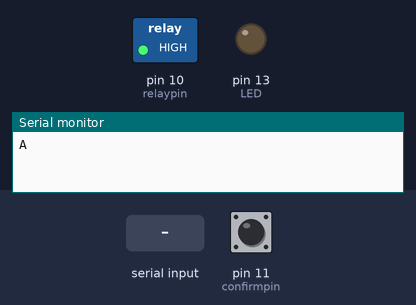
Bench run of a sketch on a simulated Arduino Uno, built with avr-gcc and run on an emulated ATmega328P. On the bench: switched loads named in the sketch (green lamp = pin HIGH), output pins drawn as LEDs (lit = HIGH), the last lines printed to the serial monitor. The inputs (shaded band) are chosen by the test bench; at power-on: pin 11 (confirmpin) HIGH. Pins used as bus, display or sensor lines are not drawn.

Above: at 3.1 s.
At 8.2 s:
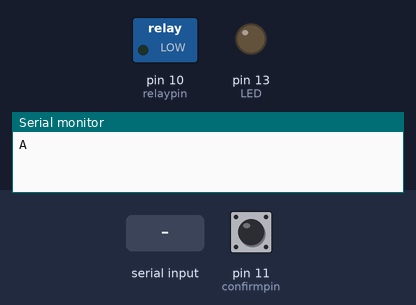
8.3 s: "K" received over Serial
13.5 s: "z" received over Serial
At 38.4 s:
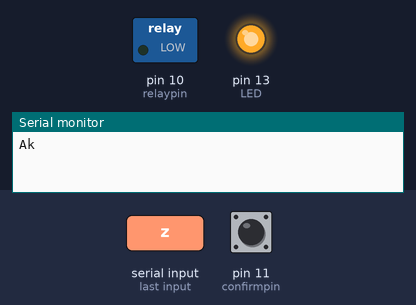
Timing chart, 0 to 57.0 s (numbered marks = the images above; inputs shaded):
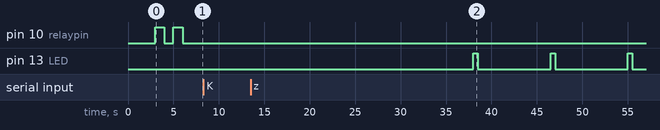

Measured:
- after the input at 13.5 s, pin 13 (LED): alternates HIGH for 0.50 s and LOW for 8.0 s, starting after 24.5 s

The sketch:

P2P-Solar-Cutoff.ino
```cpp
//periodically checks for radio message. If recieve kill signal, flip relay module. Send Confirmation that relay has been engaged.

///////////////////////////

#include <SoftwareSerial.h>  // SoftwareSerial used to communicate with the XBee from Arduino
// XBee's DOUT (TX) is connected to pin 2 (Arduino's Software RX)
// XBee's DIN (RX) is connected to pin 3 (Arduino's Software TX)
// SoftwareSerial XBee(2, 3); // RX, TX

////// VARIABLES //////

int confirmpin = 11;                 //define "read" Pin to confirm relay has been flipped

int relaypin = 10;                 //define "write" pins to control Relay module

int confirmstate = digitalRead(confirmpin);    //to handle data of current State of the relay

int bedtime = 0;              //1= its time for bed. 0= its time to stay awake.

int timeout = 0;

int tick8 = 0;

int sleeptick8s=225;   //how many sets of 8 seconds to wait before starting up again  225


////// SETUP //////

void setup() {

pinMode(relaypin, OUTPUT); //SET PINS AS OUTPUT TO RELAY MODULE

digitalWrite(relaypin, LOW);  //ground ignition at startup for safety. verify connection before allowing engine to run.
  //if battery dies overnighht well will be down in the morning.

pinMode(confirmpin,INPUT_PULLUP); //define liquid level pin mode

pinMode(13, OUTPUT);  //LED

pinMode(9, OUTPUT); //XBee sleepmode pin. High=sleep. Low=awake.

digitalWrite(9, LOW);                 //wake up XBee
delay(2000);

Serial.begin(9600);                       //START COMMUNICATING WITH XBEE

    Serial.print('A');
    digitalWrite(relaypin, LOW);
    delay(1000);

    digitalWrite(relaypin, HIGH);
    delay(1000);

    digitalWrite(relaypin, LOW);
    delay(1000);

    digitalWrite(relaypin, HIGH);
    delay(1000);

    digitalWrite(relaypin, LOW);
    delay(1000);

    bedtime = 0;

}

///// LOOP /////

void loop() {

while (bedtime==0 && Serial.available()>0){               //if message available...

char RXbyte = char(Serial.read());        //read message...

  if (RXbyte == 'K') {                    //if message is "K"...
    digitalWrite(relaypin, LOW);               //close iginition circuit
    delay(10);
    confirmstate = digitalRead(confirmpin);
    if (confirmstate == HIGH){
    Serial.print('k');                    //send "k" message to confirm relay has been flipped
    timeout=1;
    } else {
    Serial.print('E');
    }
  }
if (RXbyte == 'A') {                      //if message is "A"...
    digitalWrite(relaypin, HIGH);               //open iginition circuit
    delay(10);
    confirmstate = digitalRead(confirmpin);
    if (confirmstate == LOW){
    Serial.print('a');                    //send "k" message to confirm relay has been flipped
    timeout=1;
    } else {
    Serial.print('E');
    }
  }

if (RXbyte == 'Z') {                      //when level box recieves confirmation is sends "Z" for "ready to sleep"
    Serial.print('z');                    //send "z" to confirm  "cut off ready to sleep"
    timeout=1;
  }

if (RXbyte == 'z') {
    delay(8000);
    bedtime=1;                           //initiate bedtime next loop
    timeout=1;
  }

} //end serial available while

  delay(5000);
  timeout++;

  if (timeout>720000) {                   //if timout count is greater than 1 hour....
    digitalWrite(relaypin, LOW);               //close iginition circuit, kill engine
    Serial.print('k');                    //send "k" message to confirm relay has been flipped
  }


while (bedtime==1){
 digitalWrite(9, HIGH);                   //put XBee to sleep
 delay(8000);                             //wait 8 seconds
 tick8++;                                 //add 1 to "tick8"

//blink
    digitalWrite(13, HIGH);
    delay(500);
    digitalWrite(13, LOW);
//end blink


if (tick8>sleeptick8s){                          //after 30 minutes...
    tick8=0;
    bedtime=0;                           //end bedtime
   digitalWrite(9, LOW);                 //wake up XBee

    digitalWrite(13, LOW);
    delay(1000);
    digitalWrite(13, HIGH);
    delay(2000);
    digitalWrite(13, LOW);
    delay(1000);
    digitalWrite(13, HIGH);
    delay(4000);
    digitalWrite(13, LOW);
    delay(1000);
}                                        //end tick8 if

} //end bedtime=1 while

} //end main loop
```
